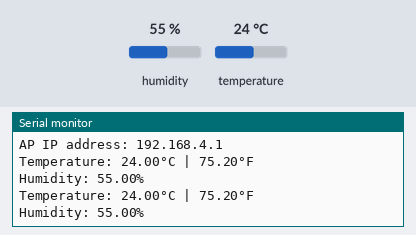
A sketch run on a simulated ESP8266 (NodeMCU). On the bench: the last lines printed to the serial monitor. The inputs (shaded band) are chosen by the test bench; at power-on: humidity 55 %, temperature 24 °C.

Above: at 2.8 s.
2.9 s: humidity set to 22 %
At 5.3 s:
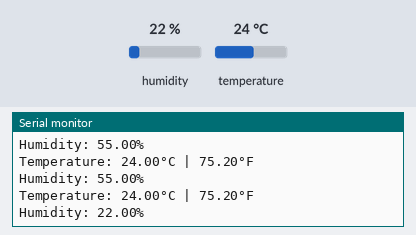
5.6 s: temperature set to 12 °C
At 6.6 s:
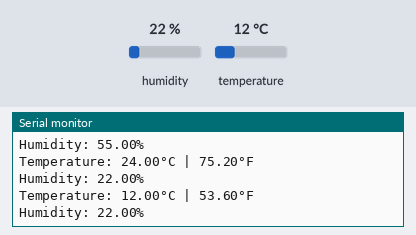
8.3 s: humidity set to 40 %
At 11.4 s:
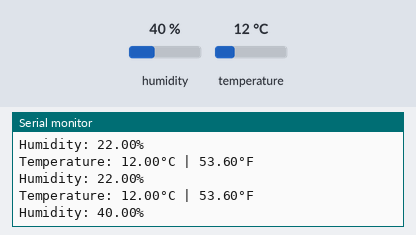
Timing chart, 0 to 12.9 s (numbered marks = the images above; inputs shaded):
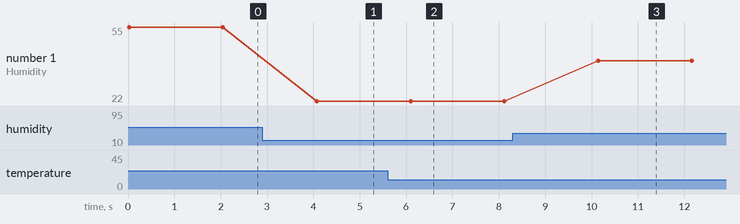

The sketch:

dht11_code_on_server.ino
```cpp
#include <ESP8266WiFi.h>
#include <ESP8266WebServer.h>
#include <DHT.h>

#define DHTPIN D1
#define DHTTYPE DHT11
DHT dht(DHTPIN, DHTTYPE);

const char* ssid = "DHT11 Sensor";
ESP8266WebServer server(80);

float temperatureC = 0.0;
float temperatureF = 0.0;
float humidity = 0.0;

void handleRoot() {
  String html = "<html>\
  <head>\
    <meta http-equiv='refresh' content='5'/>\
    <title>DHT11 Sensor</title>\
    <style>\
      body { font-family: Arial; text-align: center; margin-top: 50px; }\
      h1 { color: #333; }\
    </style>\
  </head>\
  <body>\
    <h1>Temperature: " + String(temperatureC, 2) + "°C | " + String(temperatureF, 2) + "°F</h1>\
    <h1>Humidity: " + String(humidity, 2) + "%</h1>\
  </body>\
  </html>";

  server.send(200, "text/html", html);
}

void setup() {
  Serial.begin(115200);
  dht.begin();

  WiFi.softAP(ssid);
  Serial.print("AP IP address: ");
  Serial.println(WiFi.softAPIP());

  server.on("/", handleRoot);
  server.begin();
}

void loop() {
  temperatureC = dht.readTemperature();
  temperatureF = dht.readTemperature(true);
  humidity = dht.readHumidity();

  if (isnan(temperatureC) || isnan(humidity)) {
    Serial.println("Failed to read from DHT sensor!");
    return;
  }

  Serial.print("Temperature: ");
  Serial.print(temperatureC);
  Serial.print("°C | ");
  Serial.print(temperatureF);
  Serial.println("°F");
  Serial.print("Humidity: ");
  Serial.print(humidity);
  Serial.println("%");

  server.handleClient();
  delay(2000);
}
```

Measured:
- after the input at 2.9 s, the serial monitor: prints a new line after 1.2 s (image 1)
- after the input at 5.6 s, the serial monitor: prints a new line after 0.49 s (image 2)
- after the input at 8.3 s, the serial monitor: prints a new line after 1.8 s (image 3)
- plotted number 1: 55 → 22 after the input at 2.9 s, 22 → 40 after the input at 8.3 s
